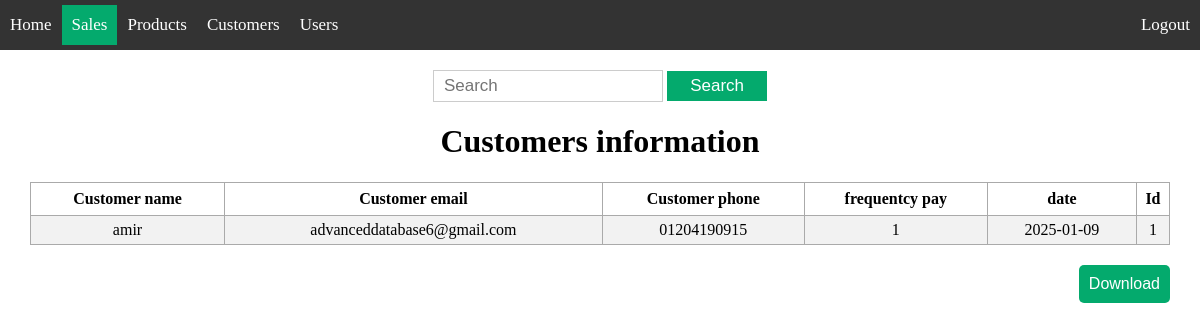
The page /customers/ (signed in) on the database its author committed.
### app/models/customer.py (models this page shows, shortened)
class Customer(db.Model):
    __tablename__ = 'customers'
    id = db.Column(db.Integer, primary_key=True)
    customer_name = db.Column(db.String(200), nullable=False)
    customer_email = db.Column(db.String(200), nullable=False)
    customer_phone = db.Column(db.String(15))
    frequentcy_pay = db.Column(db.Integer, nullable=False)
    date = db.Column(db.DateTime, default=datetime.now(pytz.UTC))

### app/customers/routes.py (the view)
@bp.route('/', methods=['GET'])
@roles_accepted('admin', 'editor', 'supervisor')
def index():
    customers = Customer.query.order_by(Customer.date.desc()).all()
    return render_template('customers/index.html', customers=customers)

### app/templates/customers/index.html (shortened to what this page needs)
{% extends 'base.html' %}
{% block content %}
<div class="content">
    <div class='search'>
        <form action="{{ url_for('customers.search_customer', search='') }}" method="get">
            <input type='text' placeholder='Search' name='search' id='search'>
            <input type='submit' value="Search">
        </form>
    </div>
    <div class="view">
        <h1 style="text-align: center;">Customers information</h1>
        {% if customers|length < 1 %}
        <h4  style="text-align: center;"> There are no customers yet !</h4>
        {% else %}
        <table>
            <tr>
                <th>Customer name</th>
                <th>Customer email</th>
                <th>Customer phone</th>
                <th>frequentcy pay</th>
                <th>date</th>
                <th>Id</th>
            </tr>
            {% for customer in customers %}
                <tr>
                    <td>{{ customer.customer_name }}</td>
                    <td>{{ customer.customer_email }}</td>
                    <td>{{ customer.customer_phone }}</td>
                    <td>{{ customer.frequentcy_pay }}</td>
                    <td>{{ customer.date.date() }}</td>
                    <td>{{ customer.id }}</td>
                </tr>
            {% endfor %}
        </table>
        {% endif %}
    </div>
    <div class="add">
        {% if current_user.has_role('admin')%}
        <div class="download-container">
            <button id="downloadBtn">Download</button>
        </div>
        {% endif %}
    </div>
</div>
{% endblock %}

### app/static/css/styles.css (style rules this page uses)
html , body { margin: 0; padding: 0; overflow: hidden; }
.view table, td, th { border: 1px solid #aaa; }
.view table { border-collapse: collapse; width: 95%; margin: auto; }
.view th { height: 30px; }
.view td { text-align: center; padding: 5px; }
.view tr:nth-child(even) { background-color: #f2f2f2; }
.view tr:nth-child(odd) { background-color: #ffffff; }
.content { width: 100%; }
.search { text-align: center; padding-top: 20px; }
.search form { display: inline-block; margin: 0 auto; }
.search input[type="text"] { width: 60%; height: 10px; padding: 10px; font-size: 17px; border: 1px solid #ccc; }
.search input[type="submit"] { width: 100px; height: 30px; padding: 4px 8px;; font-size: 17px; background-color: #04AA6D; color: #fff; border: none; cursor: pointer; }
.add { text-align: right; padding-top: 20px; margin-right: 30px; }
.table_box th, td { padding: 10px; text-align: left; }
.download-container { position: relative; display: inline-block; }
#downloadBtn { background-color: #04AA6D; color: #fff; padding: 10px 10px; border: none; cursor: pointer; font-size: 16px; border-radius: 5px; width: 100%; transition: background-color 0.3s ease; text-decoration: none; display: block; text-align: center; }

### rows shown on the page
Customer: customer_name "amir", customer_email "advanceddatabase6@gmail.com", customer_phone "01204190915", frequentcy_pay "1", date "2025-01-09", id "1"
